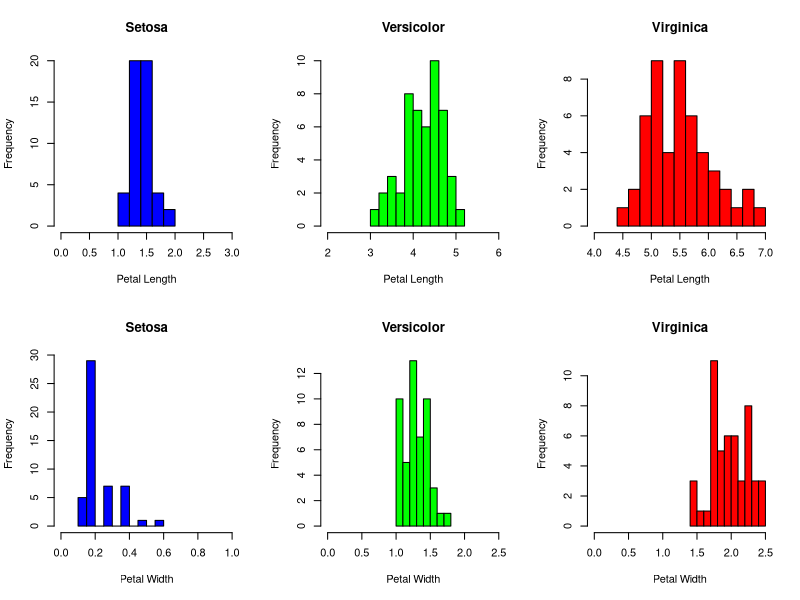

Recreate this plot in R.
data(iris)

# **********************
# Part 1
# **********************

# create graph layout
par(mfrow = c(2, 3))

# petal length histograms

# setosa histogram
hist(iris$Petal.Length[iris$Species == "setosa"],
     main = "Setosa", xlab = "Petal Length", col = "blue",
     breaks = 5, xlim = c(0,3))

# versicolor
hist(iris$Petal.Length[iris$Species == "versicolor"],
     main = "Versicolor", xlab = "Petal Length", col = "green",
     breaks = 10, xlim = c(2,6))

# virginica
hist(iris$Petal.Length[iris$Species == "virginica"],
     main = "Virginica", xlab = "Petal Length", col = "red",
     breaks = 10, xlim = c(4,7))

# petal width histograms

# setosa
hist(iris$Petal.Width[iris$Species == "setosa"],
     main = "Setosa", xlab = "Petal Width", col = "blue",
     breaks = 10, xlim = c(0,1))

# versicolor
hist(iris$Petal.Width[iris$Species == "versicolor"],
     main = "Versicolor", xlab = "Petal Width", col = "green",
     breaks = 10, xlim = c(0,2.5))

# virginica
hist(iris$Petal.Width[iris$Species == "virginica"],
     main = "Virginica", xlab = "Petal Width", col = "red",
     breaks = 10, xlim = c(0,2.5))

# Reset layout
par(mfrow = c(1, 1))


### Comments on the distributions
# Since the sample statistics have unknown population variances and the sample sizes are larger than 30, they follow a normal distribution. 
# Petal length parameters (aproximations from histogram)
# * Setosa
# ** Sample Mean      = 1.5
# ** Sample Variance  = 0.5
# * Versicolor
# ** Sample Mean      = 4.25
# ** Sample Variance  = 0.45
# * Virginica
# ** Sample Mean      = 5.5
# ** Sample Variance  = 0.5
# Petal width parameters
# * Setosa
# ** Sample Mean      = 0.25
# ** Sample Variance  = 0.1
# * Versicolor
# ** Sample Mean      = 1.3
# ** Sample Variance  = 0.2
# * Virignica
# ** Sample Mean      = 2
# ** Sample Variance  = 0.25


# **********************
# Part 2
# **********************

# function to calculate the confidence interval on the mean of a normal distribution with an unknown variance
confidence_interval_unknown_variance <- function(sample, confidence = 0.95) {
  n <- length(sample)
  sample_mean <- mean(sample)
  sample_sd <- sd(sample)
  a <- 1 - confidence
  z <- qnorm(1 - a/2,0,1)
  margin_of_error <- z * sample_sd / sqrt(n)
  lower_bound <- sample_mean - margin_of_error
  upper_bound <- sample_mean + margin_of_error
  return(c(lower_bound, upper_bound))
}

# **********************
# Part 3
# **********************

# calculate the confidence interval using the function
setosa_ci <- confidence_interval_unknown_variance(iris$Petal.Length[iris$Species == "setosa"])
versicolor_ci <- confidence_interval_unknown_variance(iris$Petal.Length[iris$Species == "versicolor"])
virginica_ci <- confidence_interval_unknown_variance(iris$Petal.Length[iris$Species == "virginica"])

# print results
print("Confidence Interval for Petal Length (Setosa):")
cat('Lower Bound:', setosa_ci[1], "\n")
cat('Upper Bound:', setosa_ci[2], "\n")

print("Confidence Interval for Petal Length (Versicolor):")
cat('Lower Bound:', versicolor_ci[1], "\n")
cat('Upper Bound:', versicolor_ci[2], "\n")

print("Confidence Interval for Petal Length (Verginica):")
cat('Lower Bound:', virginica_ci[1], "\n")
cat('Upper Bound:', virginica_ci[2], "\n")

# **********************
# Part 4
# **********************

# confidence intervals
# Setosa has confidence intervals of [1.41, 1.51], which means that with 95 percent confidence the populaiton mean lies within these bounds.
# Versicolorhas confidence intervals of [4.14, 4.39], which means that with 95 percent confidence the populaiton mean lies within these bounds.
# Verginica has confidence intervals of [5.4, 5.7], which means that with 95 percent confidence the populaiton mean lies within these bounds.

# **********************
# Part 5
# **********************

sample1 = iris$Petal.Length[iris$Species == "virginica"]
sample2 = iris$Petal.Length[iris$Species == "versicolor"]
conf_level <- 0.95


mean_hypothesis_test <- function(sample1, sample2, conf_level = 0.95) {
  n1 <- length(sample1)       # size of sample1
  n2 <- length(sample2)       # size of sample2
  mean1 <- mean(sample1)      # sample mean for sample1
  mean2 <- mean(sample2)      # sample mean for sample2
  sd1 <- sd(sample1)          # sample sd for sample1
  sd2 <- sd(sample2)          # sample sd for sample2
  
  ### check for equality in variances by testing H0: σ1=σ2 : H1: σ1~=σ2
  # test statistic
  t_stat <- (sd1^2)/(sd2^2)
  # significance level
  alpha <- 1 - conf_level
  # p value
  p_value <- 2*(1-pf(t_stat,n1,n2))
  
  # sigma values are unknown and equal
  if (p_value > alpha) {
    print("σ1=σ2")
    # degrees of freedom
    df <- n1 + n2 - 2
    # pooled valiance
    Sp <- ((n1-1)*sd1^2 + (n2-1)*sd2^2)/(n1 + n2 - 2)
    # observed value
    T_obs <- (mean1 - mean2)/(sqrt(Sp*((1/n1) + (1/n2))))
    # p value
    pt_value <- pt(T_obs, df)
    
    # sigma values are unknown and unequal
  } else if (p_value < alpha) {
    print("σ1~=σ2")
    # degree of freedom
    gamma <- (((sd1^2/n1) + (sd2^2/n2))^2) / (((sd1^2/n1)^2 / (n1 - 1)) + ((sd2^2/n2)^2 / (n2 - 1)))
    # observed value
    T_obs <- (mean1 - mean2)/(sqrt(((sd1^2/n1) + (sd2^2/n2))))
    # p value
    pt_value <- pt(T_obs, gamma)
    
  }
  print('variance p value')
  print(p_value)
  print('p value final')
  print(pt_value)
  if (pt_value > alpha) {
    result <- "Accept H0"
  } else if (pt_value < alpha) {
    result <- "Reject H0"
  }
  return(result)
}

# **********************
# Part 6
# **********************

first_test <- mean_hypothesis_test(iris$Petal.Length[iris$Species == "virginica"],
                              iris$Petal.Length[iris$Species == "versicolor"],
                              0.95)
second_test <- mean_hypothesis_test(iris$Petal.Length[iris$Species == "versicolor"],
                                   iris$Petal.Length[iris$Species == "setosa"],
                                   0.95)
print("Petal length of Virginica iris is larger than that of Versicolor")
print(first_test)
print("Petal length of Versicolor iris is larger than that of Setosa")
print(second_test)

# **********************
# Part 7
# **********************

# Petal length of Virginica iris is larger than that of Versicolor
# H0: mu1 >= m2 : H1: mu2 > mu1
# population variance test results in pooled variance (p-vale = 0.259)
# failed to reject null hypothesis because p-value = 1

# Petal length of Versicolor iris is larger than that of Setosa
# H0: mu1 >= m2 : H1: mu2 > mu1
# population variance test results in unequal population vairance (p-value = 6.6e-11)
# failed to reject null hypothesis because p-value = 1
